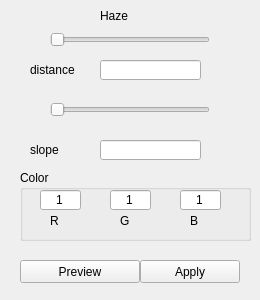
<?xml version="1.0" encoding="UTF-8"?>
<ui version="4.0">
 <class>HazeWidget</class>
 <widget class="QWidget" name="HazeWidget">
  <property name="geometry">
   <rect>
    <x>0</x>
    <y>0</y>
    <width>260</width>
    <height>300</height>
   </rect>
  </property>
  <property name="windowTitle">
   <string>Form</string>
  </property>
  <widget class="QPushButton" name="applyBtn">
   <property name="geometry">
    <rect>
     <x>140</x>
     <y>260</y>
     <width>100</width>
     <height>23</height>
    </rect>
   </property>
   <property name="text">
    <string>Apply</string>
   </property>
  </widget>
  <widget class="QPushButton" name="previewBtn">
   <property name="geometry">
    <rect>
     <x>20</x>
     <y>260</y>
     <width>120</width>
     <height>23</height>
    </rect>
   </property>
   <property name="text">
    <string>Preview</string>
   </property>
  </widget>
  <widget class="QLabel" name="label">
   <property name="geometry">
    <rect>
     <x>100</x>
     <y>0</y>
     <width>71</width>
     <height>31</height>
    </rect>
   </property>
   <property name="text">
    <string>Haze</string>
   </property>
  </widget>
  <widget class="QSlider" name="slopeSlider">
   <property name="geometry">
    <rect>
     <x>50</x>
     <y>100</y>
     <width>160</width>
     <height>19</height>
    </rect>
   </property>
   <property name="maximum">
    <number>100</number>
   </property>
   <property name="orientation">
    <enum>Qt::Horizontal</enum>
   </property>
  </widget>
  <widget class="QLineEdit" name="slopeEdit">
   <property name="geometry">
    <rect>
     <x>100</x>
     <y>140</y>
     <width>101</width>
     <height>20</height>
    </rect>
   </property>
   <property name="inputMethodHints">
    <set>Qt::ImhDigitsOnly</set>
   </property>
   <property name="alignment">
    <set>Qt::AlignCenter</set>
   </property>
  </widget>
  <widget class="QLabel" name="label_3">
   <property name="geometry">
    <rect>
     <x>30</x>
     <y>140</y>
     <width>61</width>
     <height>20</height>
    </rect>
   </property>
   <property name="text">
    <string>slope</string>
   </property>
  </widget>
  <widget class="QLineEdit" name="distanceEdit">
   <property name="geometry">
    <rect>
     <x>100</x>
     <y>60</y>
     <width>101</width>
     <height>20</height>
    </rect>
   </property>
   <property name="inputMethodHints">
    <set>Qt::ImhDigitsOnly</set>
   </property>
   <property name="alignment">
    <set>Qt::AlignCenter</set>
   </property>
  </widget>
  <widget class="QSlider" name="distanceSlider">
   <property name="geometry">
    <rect>
     <x>50</x>
     <y>30</y>
     <width>160</width>
     <height>19</height>
    </rect>
   </property>
   <property name="maximum">
    <number>100</number>
   </property>
   <property name="orientation">
    <enum>Qt::Horizontal</enum>
   </property>
  </widget>
  <widget class="QLabel" name="label_2">
   <property name="geometry">
    <rect>
     <x>30</x>
     <y>60</y>
     <width>61</width>
     <height>20</height>
    </rect>
   </property>
   <property name="text">
    <string>distance</string>
   </property>
  </widget>
  <widget class="QGroupBox" name="groupBox">
   <property name="geometry">
    <rect>
     <x>20</x>
     <y>170</y>
     <width>231</width>
     <height>71</height>
    </rect>
   </property>
   <property name="title">
    <string>Color</string>
   </property>
   <widget class="QLineEdit" name="redEdit">
    <property name="geometry">
     <rect>
      <x>20</x>
      <y>20</y>
      <width>41</width>
      <height>20</height>
     </rect>
    </property>
    <property name="inputMethodHints">
     <set>Qt::ImhDigitsOnly</set>
    </property>
    <property name="text">
     <string>1</string>
    </property>
    <property name="alignment">
     <set>Qt::AlignCenter</set>
    </property>
   </widget>
   <widget class="QLineEdit" name="greenEdit">
    <property name="geometry">
     <rect>
      <x>90</x>
      <y>20</y>
      <width>41</width>
      <height>20</height>
     </rect>
    </property>
    <property name="inputMethodHints">
     <set>Qt::ImhDigitsOnly</set>
    </property>
    <property name="text">
     <string>1</string>
    </property>
    <property name="alignment">
     <set>Qt::AlignCenter</set>
    </property>
   </widget>
   <widget class="QLineEdit" name="blueEdit">
    <property name="geometry">
     <rect>
      <x>160</x>
      <y>20</y>
      <width>41</width>
      <height>20</height>
     </rect>
    </property>
    <property name="inputMethodHints">
     <set>Qt::ImhDigitsOnly</set>
    </property>
    <property name="text">
     <string>1</string>
    </property>
    <property name="alignment">
     <set>Qt::AlignCenter</set>
    </property>
   </widget>
   <widget class="QLabel" name="label_4">
    <property name="geometry">
     <rect>
      <x>30</x>
      <y>40</y>
      <width>21</width>
      <height>21</height>
     </rect>
    </property>
    <property name="text">
     <string>R</string>
    </property>
   </widget>
   <widget class="QLabel" name="label_5">
    <property name="geometry">
     <rect>
      <x>100</x>
      <y>40</y>
      <width>21</width>
      <height>21</height>
     </rect>
    </property>
    <property name="text">
     <string>G</string>
    </property>
   </widget>
   <widget class="QLabel" name="label_6">
    <property name="geometry">
     <rect>
      <x>170</x>
      <y>40</y>
      <width>21</width>
      <height>21</height>
     </rect>
    </property>
    <property name="text">
     <string>B</string>
    </property>
   </widget>
  </widget>
 </widget>
 <resources/>
 <connections/>
</ui>
